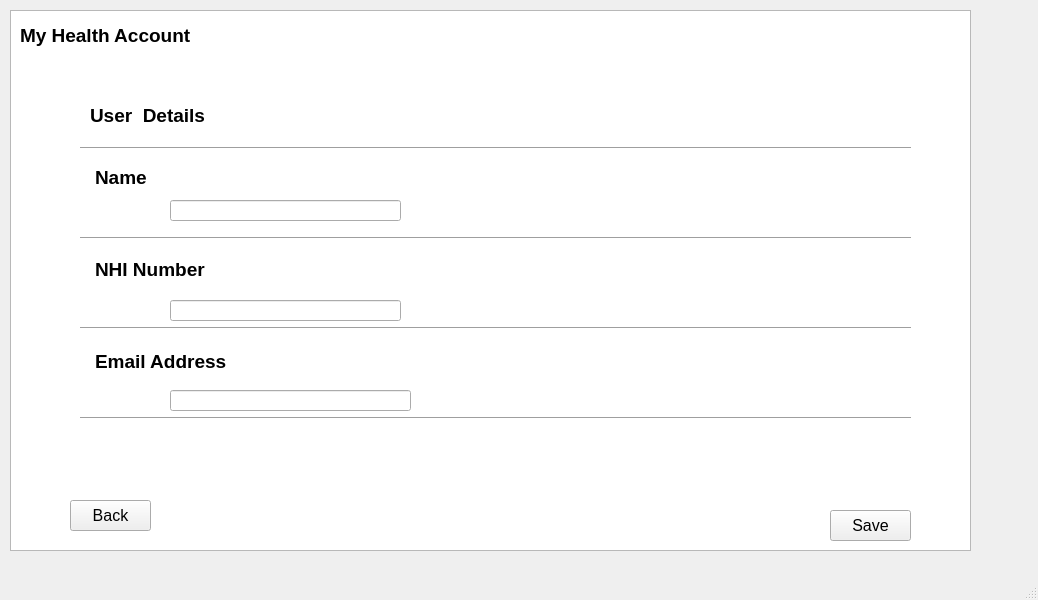
<?xml version="1.0" encoding="UTF-8"?>
<ui version="4.0">
 <class>AdminAccountDetails</class>
 <widget class="QMainWindow" name="AdminAccountDetails">
  <property name="geometry">
   <rect>
    <x>0</x>
    <y>0</y>
    <width>1038</width>
    <height>600</height>
   </rect>
  </property>
  <property name="windowTitle">
   <string>Admin</string>
  </property>
  <widget class="QWidget" name="centralwidget">
   <widget class="QLabel" name="EmailLabel">
    <property name="geometry">
     <rect>
      <x>100</x>
      <y>380</y>
      <width>281</width>
      <height>31</height>
     </rect>
    </property>
    <property name="font">
     <font>
      <pointsize>14</pointsize>
     </font>
    </property>
    <property name="text">
     <string/>
    </property>
   </widget>
   <widget class="QLabel" name="NameLabel">
    <property name="geometry">
     <rect>
      <x>100</x>
      <y>200</y>
      <width>281</width>
      <height>31</height>
     </rect>
    </property>
    <property name="font">
     <font>
      <pointsize>14</pointsize>
     </font>
    </property>
    <property name="text">
     <string/>
    </property>
   </widget>
   <widget class="Line" name="line_2">
    <property name="geometry">
     <rect>
      <x>80</x>
      <y>140</y>
      <width>831</width>
      <height>16</height>
     </rect>
    </property>
    <property name="orientation">
     <enum>Qt::Horizontal</enum>
    </property>
   </widget>
   <widget class="Line" name="line_4">
    <property name="geometry">
     <rect>
      <x>80</x>
      <y>410</y>
      <width>831</width>
      <height>16</height>
     </rect>
    </property>
    <property name="orientation">
     <enum>Qt::Horizontal</enum>
    </property>
   </widget>
   <widget class="QLabel" name="label">
    <property name="geometry">
     <rect>
      <x>20</x>
      <y>20</y>
      <width>181</width>
      <height>31</height>
     </rect>
    </property>
    <property name="font">
     <font>
      <pointsize>14</pointsize>
      <weight>75</weight>
      <bold>true</bold>
     </font>
    </property>
    <property name="text">
     <string>My Health Account</string>
    </property>
   </widget>
   <widget class="QLabel" name="label_2">
    <property name="geometry">
     <rect>
      <x>90</x>
      <y>100</y>
      <width>121</width>
      <height>31</height>
     </rect>
    </property>
    <property name="font">
     <font>
      <pointsize>14</pointsize>
      <weight>75</weight>
      <bold>true</bold>
     </font>
    </property>
    <property name="text">
     <string>User  Details</string>
    </property>
   </widget>
   <widget class="Line" name="line_5">
    <property name="geometry">
     <rect>
      <x>80</x>
      <y>320</y>
      <width>831</width>
      <height>16</height>
     </rect>
    </property>
    <property name="orientation">
     <enum>Qt::Horizontal</enum>
    </property>
   </widget>
   <widget class="QPushButton" name="pushButton_back">
    <property name="geometry">
     <rect>
      <x>70</x>
      <y>500</y>
      <width>81</width>
      <height>31</height>
     </rect>
    </property>
    <property name="font">
     <font>
      <pointsize>12</pointsize>
     </font>
    </property>
    <property name="text">
     <string>Back</string>
    </property>
   </widget>
   <widget class="QTextBrowser" name="textBrowser">
    <property name="geometry">
     <rect>
      <x>10</x>
      <y>10</y>
      <width>961</width>
      <height>541</height>
     </rect>
    </property>
    <property name="html">
     <string>&lt;!DOCTYPE HTML PUBLIC &quot;-//W3C//DTD HTML 4.0//EN&quot; &quot;http://www.w3.org/TR/REC-html40/strict.dtd&quot;&gt;
&lt;html&gt;&lt;head&gt;&lt;meta name=&quot;qrichtext&quot; content=&quot;1&quot; /&gt;&lt;style type=&quot;text/css&quot;&gt;
p, li { white-space: pre-wrap; }
&lt;/style&gt;&lt;/head&gt;&lt;body style=&quot; font-family:'MS Shell Dlg 2'; font-size:8.25pt; font-weight:400; font-style:normal;&quot;&gt;
&lt;p style=&quot;-qt-paragraph-type:empty; margin-top:0px; margin-bottom:0px; margin-left:0px; margin-right:0px; -qt-block-indent:0; text-indent:0px;&quot;&gt;&lt;br /&gt;&lt;/p&gt;
&lt;p style=&quot;-qt-paragraph-type:empty; margin-top:0px; margin-bottom:0px; margin-left:0px; margin-right:0px; -qt-block-indent:0; text-indent:0px; font-size:14pt; font-weight:600;&quot;&gt;&lt;br /&gt;&lt;/p&gt;
&lt;p style=&quot;-qt-paragraph-type:empty; margin-top:0px; margin-bottom:0px; margin-left:0px; margin-right:0px; -qt-block-indent:0; text-indent:0px; font-size:14pt; font-weight:600;&quot;&gt;&lt;br /&gt;&lt;/p&gt;
&lt;p style=&quot;-qt-paragraph-type:empty; margin-top:0px; margin-bottom:0px; margin-left:0px; margin-right:0px; -qt-block-indent:0; text-indent:0px; font-size:14pt; font-weight:600;&quot;&gt;&lt;br /&gt;&lt;/p&gt;
&lt;p style=&quot;-qt-paragraph-type:empty; margin-top:0px; margin-bottom:0px; margin-left:0px; margin-right:0px; -qt-block-indent:0; text-indent:0px; font-size:14pt; font-weight:600;&quot;&gt;&lt;br /&gt;&lt;/p&gt;
&lt;p style=&quot;-qt-paragraph-type:empty; margin-top:0px; margin-bottom:0px; margin-left:0px; margin-right:0px; -qt-block-indent:0; text-indent:0px; font-size:14pt; font-weight:600;&quot;&gt;&lt;br /&gt;&lt;/p&gt;
&lt;p style=&quot;-qt-paragraph-type:empty; margin-top:0px; margin-bottom:0px; margin-left:0px; margin-right:0px; -qt-block-indent:0; text-indent:0px; font-size:14pt; font-weight:600;&quot;&gt;&lt;br /&gt;&lt;/p&gt;
&lt;p style=&quot; margin-top:0px; margin-bottom:0px; margin-left:0px; margin-right:0px; -qt-block-indent:0; text-indent:0px;&quot;&gt;&lt;span style=&quot; font-size:14pt; font-weight:600;&quot;&gt;	Name&lt;/span&gt;&lt;/p&gt;
&lt;p style=&quot;-qt-paragraph-type:empty; margin-top:0px; margin-bottom:0px; margin-left:0px; margin-right:0px; -qt-block-indent:0; text-indent:0px; font-size:14pt; font-weight:600;&quot;&gt;&lt;br /&gt;&lt;/p&gt;
&lt;p style=&quot;-qt-paragraph-type:empty; margin-top:0px; margin-bottom:0px; margin-left:0px; margin-right:0px; -qt-block-indent:0; text-indent:0px; font-size:14pt; font-weight:600;&quot;&gt;&lt;br /&gt;&lt;/p&gt;
&lt;p style=&quot;-qt-paragraph-type:empty; margin-top:0px; margin-bottom:0px; margin-left:0px; margin-right:0px; -qt-block-indent:0; text-indent:0px; font-size:14pt; font-weight:600;&quot;&gt;&lt;br /&gt;&lt;/p&gt;
&lt;p style=&quot; margin-top:0px; margin-bottom:0px; margin-left:0px; margin-right:0px; -qt-block-indent:0; text-indent:0px;&quot;&gt;&lt;span style=&quot; font-size:14pt; font-weight:600;&quot;&gt;	NHI Number&lt;/span&gt;&lt;/p&gt;
&lt;p style=&quot;-qt-paragraph-type:empty; margin-top:0px; margin-bottom:0px; margin-left:0px; margin-right:0px; -qt-block-indent:0; text-indent:0px; font-size:14pt; font-weight:600;&quot;&gt;&lt;br /&gt;&lt;/p&gt;
&lt;p style=&quot;-qt-paragraph-type:empty; margin-top:0px; margin-bottom:0px; margin-left:0px; margin-right:0px; -qt-block-indent:0; text-indent:0px; font-size:14pt; font-weight:600;&quot;&gt;&lt;br /&gt;&lt;/p&gt;
&lt;p style=&quot;-qt-paragraph-type:empty; margin-top:0px; margin-bottom:0px; margin-left:0px; margin-right:0px; -qt-block-indent:0; text-indent:0px; font-size:14pt; font-weight:600;&quot;&gt;&lt;br /&gt;&lt;/p&gt;
&lt;p style=&quot; margin-top:0px; margin-bottom:0px; margin-left:0px; margin-right:0px; -qt-block-indent:0; text-indent:0px;&quot;&gt;&lt;span style=&quot; font-size:14pt; font-weight:600;&quot;&gt;	Email Address&lt;/span&gt;&lt;/p&gt;
&lt;p style=&quot;-qt-paragraph-type:empty; margin-top:0px; margin-bottom:0px; margin-left:0px; margin-right:0px; -qt-block-indent:0; text-indent:0px; font-size:14pt; font-weight:600;&quot;&gt;&lt;br /&gt;&lt;/p&gt;&lt;/body&gt;&lt;/html&gt;</string>
    </property>
   </widget>
   <widget class="QLabel" name="NHILabel">
    <property name="geometry">
     <rect>
      <x>100</x>
      <y>290</y>
      <width>281</width>
      <height>31</height>
     </rect>
    </property>
    <property name="font">
     <font>
      <pointsize>14</pointsize>
     </font>
    </property>
    <property name="text">
     <string/>
    </property>
   </widget>
   <widget class="QPushButton" name="pushButton_save">
    <property name="geometry">
     <rect>
      <x>830</x>
      <y>510</y>
      <width>81</width>
      <height>31</height>
     </rect>
    </property>
    <property name="font">
     <font>
      <pointsize>12</pointsize>
     </font>
    </property>
    <property name="text">
     <string>Save</string>
    </property>
   </widget>
   <widget class="QLineEdit" name="lineEdit_Name">
    <property name="geometry">
     <rect>
      <x>170</x>
      <y>200</y>
      <width>231</width>
      <height>21</height>
     </rect>
    </property>
   </widget>
   <widget class="QLineEdit" name="lineEdit_NHI">
    <property name="geometry">
     <rect>
      <x>170</x>
      <y>300</y>
      <width>231</width>
      <height>21</height>
     </rect>
    </property>
   </widget>
   <widget class="QLineEdit" name="lineEdit_Email">
    <property name="geometry">
     <rect>
      <x>170</x>
      <y>390</y>
      <width>241</width>
      <height>21</height>
     </rect>
    </property>
   </widget>
   <widget class="Line" name="line_3">
    <property name="geometry">
     <rect>
      <x>80</x>
      <y>230</y>
      <width>831</width>
      <height>16</height>
     </rect>
    </property>
    <property name="orientation">
     <enum>Qt::Horizontal</enum>
    </property>
   </widget>
   <zorder>textBrowser</zorder>
   <zorder>EmailLabel</zorder>
   <zorder>label_2</zorder>
   <zorder>line_5</zorder>
   <zorder>NHILabel</zorder>
   <zorder>line_4</zorder>
   <zorder>line_2</zorder>
   <zorder>pushButton_back</zorder>
   <zorder>NameLabel</zorder>
   <zorder>label</zorder>
   <zorder>pushButton_save</zorder>
   <zorder>lineEdit_Name</zorder>
   <zorder>lineEdit_NHI</zorder>
   <zorder>lineEdit_Email</zorder>
   <zorder>line_3</zorder>
  </widget>
  <widget class="QMenuBar" name="menubar">
   <property name="geometry">
    <rect>
     <x>0</x>
     <y>0</y>
     <width>1038</width>
     <height>20</height>
    </rect>
   </property>
  </widget>
  <widget class="QStatusBar" name="statusbar"/>
 </widget>
 <resources/>
 <connections/>
</ui>
